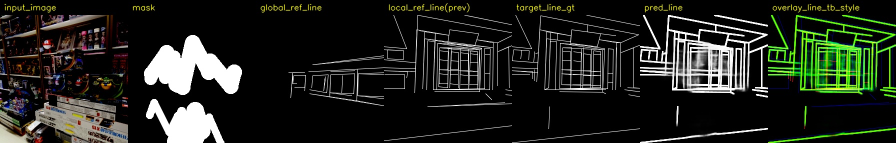
#> input picture manual_val_tb_collage.jpg, 1792 x 286 px (shown at 1/2 size)
$ python overlay_masks.py --imgs .. --masks .. --output out
#> lines starting #> are read from the running program, lines starting #| are printed output that depends on the picture; after the words box and inside, x2 and y2 are one past the last pixel; in counts of white or black regions, pixels touching at a corner belong together
#!/usr/bin/env python3
# -*- coding: utf-8 -*-

"""
Overlay/fill masks on images using natural-order matching.

Default behavior keeps the original visualization style:
    mask region -> transparent green overlay with alpha=0.3

If you need images for previous --image_url experiments where masked regions
are covered by opaque white, explicitly pass --mode white.

Examples:
    # Default: transparent green visualization, alpha=0.3
    python overlay_masks_white.py \
        --imgs ./images \
        --masks ./masks \
        -o ./vis_green

    # Opaque white images for --image_url inference input:
    python overlay_masks_white.py \
        --imgs ./images \
        --masks ./masks \
        -o ./masked_white_imgs \
        --mode white \
        --save_list ./masked_white_imgs.txt
"""

import argparse
import re
from pathlib import Path

import cv2
import numpy as np


IMG_EXTS = {".png", ".jpg", ".jpeg", ".bmp", ".webp", ".tif", ".tiff"}


def natural_key(path: Path):
    """
    Natural order:
        frame_2.png < frame_10.png
    """
    name = path.as_posix()
    return [
        int(text) if text.isdigit() else text.lower()
        for text in re.split(r"(\d+)", name)
    ]


def list_images(folder: Path):
    files = [
        p for p in folder.rglob("*")
        if p.is_file() and p.suffix.lower() in IMG_EXTS
    ]
    return sorted(files, key=natural_key)


def load_mask(mask_path: Path, target_hw, threshold=127):
    """
    Read mask and convert it to bool mask.
    Pixels larger than threshold are treated as occluded regions.
    """
    mask = cv2.imread(str(mask_path), cv2.IMREAD_UNCHANGED)
    if mask is None:
        raise RuntimeError(f"Failed to read mask: {mask_path}")

    if mask.ndim == 3:
        # RGB/RGBA mask -> grayscale.
        if mask.shape[2] == 4:
            mask = mask[:, :, :3]
        mask = cv2.cvtColor(mask, cv2.COLOR_BGR2GRAY)

    h, w = target_hw
    if mask.shape[:2] != (h, w):
        mask = cv2.resize(mask, (w, h), interpolation=cv2.INTER_NEAREST)

    return mask > threshold


def fill_mask(img, mask_bool, fill_value=255):
    """
    Fill mask region with an opaque constant value.
    For white opaque mask, fill_value=255.
    """
    out = img.copy()
    fill_value = int(np.clip(fill_value, 0, 255))
    out[mask_bool] = (fill_value, fill_value, fill_value)
    return out


def overlay_green(img, mask_bool, alpha=0.3):
    """
    Overlay transparent green on mask region for visualization.
    OpenCV uses BGR, so green is (0, 255, 0).
    """
    out = img.copy()

    green = np.zeros_like(img, dtype=np.uint8)
    green[:, :] = (0, 255, 0)

    alpha = float(np.clip(alpha, 0.0, 1.0))
    blended = cv2.addWeighted(img, 1.0 - alpha, green, alpha, 0)

    out[mask_bool] = blended[mask_bool]
    return out


def make_output_path(img_path: Path, img_root: Path, out_root: Path):
    """
    Preserve the relative directory structure to avoid overwriting files
    with the same basename from different subfolders.
    """
    rel = img_path.relative_to(img_root)
    out_path = out_root / rel
    out_path.parent.mkdir(parents=True, exist_ok=True)
    return out_path


def write_list(list_path: Path, paths):
    list_path.parent.mkdir(parents=True, exist_ok=True)
    with open(list_path, "w", encoding="utf-8") as f:
        for p in paths:
            f.write(str(p.resolve()) + "\n")


def main():
    parser = argparse.ArgumentParser(
        description=(
            "Apply masks to images using natural-order matching. "
            "Default mode overlays transparent green mask visualization with alpha=0.3."
        )
    )
    parser.add_argument(
        "--imgs",
        required=True,
        type=str,
        help="Input image directory."
    )
    parser.add_argument(
        "--masks",
        required=True,
        type=str,
        help="Input mask directory."
    )
    parser.add_argument(
        "-o", "--output",
        required=True,
        type=str,
        help="Output directory."
    )
    parser.add_argument(
        "--mode",
        choices=["white", "fill", "green"],
        default="white",
        help=(
            "green: transparent green visualization; "
            "white/fill: fill mask region with an opaque constant value. Default: green"
        )
    )
    parser.add_argument(
        "--fill_value",
        type=int,
        default=255,
        help="Fill value for --mode white/fill. 255 means pure white. Default: 255"
    )
    parser.add_argument(
        "--alpha",
        type=float,
        default=0.3,
        help="Mask overlay transparency for --mode green. Default: 0.3"
    )
    parser.add_argument(
        "--mask_threshold",
        type=int,
        default=127,
        help="Mask binarization threshold. Pixels > threshold are treated as mask. Default: 127"
    )
    parser.add_argument(
        "--repeat_masks",
        action="store_true",
        help=(
            "If mask count is smaller than image count, reuse masks cyclically: "
            "image[i] <-> mask[i % len(masks)]."
        )
    )
    parser.add_argument(
        "--save_list",
        type=str,
        default="",
        help=(
            "Optional path to save an absolute-path txt list of generated images. "
            "This list can be used directly as --image_url."
        )
    )
    parser.add_argument(
        "--recursive",
        action="store_true",
        help="Compatibility argument. The script always searches recursively."
    )

    args = parser.parse_args()

    img_dir = Path(args.imgs)
    mask_dir = Path(args.masks)
    out_dir = Path(args.output)
    out_dir.mkdir(parents=True, exist_ok=True)

    if not img_dir.exists():
        raise FileNotFoundError(f"Image directory not found: {img_dir}")
    if not mask_dir.exists():
        raise FileNotFoundError(f"Mask directory not found: {mask_dir}")

    img_paths = list_images(img_dir)
    mask_paths = list_images(mask_dir)

    if len(img_paths) == 0:
        raise RuntimeError(f"No images found in: {img_dir}")
    if len(mask_paths) == 0:
        raise RuntimeError(f"No masks found in: {mask_dir}")

    if args.repeat_masks:
        n = len(img_paths)
        print(
            f"[INFO] repeat_masks=True. Processing all {n} images with "
            f"{len(mask_paths)} masks cyclically."
        )
    else:
        n = min(len(img_paths), len(mask_paths))
        if len(img_paths) != len(mask_paths):
            print(
                f"[WARN] Image count != mask count: "
                f"{len(img_paths)} images vs {len(mask_paths)} masks. "
                f"Only processing first {n} pairs. "
                f"Use --repeat_masks to process all images cyclically."
            )

    print(f"[INFO] Found {len(img_paths)} images.")
    print(f"[INFO] Found {len(mask_paths)} masks.")
    print(f"[INFO] Processing {n} pairs.")
    print(f"[INFO] Mode = {args.mode}")

    if args.mode in ("white", "fill"):
        print(f"[INFO] Fill value = {args.fill_value}")
    else:
        print(f"[INFO] Alpha = {args.alpha}")

    written_paths = []

    for i in range(n):
        img_path = img_paths[i]
        mask_path = mask_paths[i % len(mask_paths)] if args.repeat_masks else mask_paths[i]

        img = cv2.imread(str(img_path), cv2.IMREAD_COLOR)
#> img is the input picture: shape (286, 1792, 3); mean B, G, R 30.5, 37, 33.9
        if img is None:
            print(f"[WARN] Failed to read image, skip: {img_path}")
            continue

        h, w = img.shape[:2]
#> h = 286; w = 1792
        mask_bool = load_mask(mask_path, target_hw=(h, w), threshold=args.mask_threshold)
#> in load_mask, `mask = cv2.cvtColor(mask, cv2.COLOR_BGR2GRAY)`:
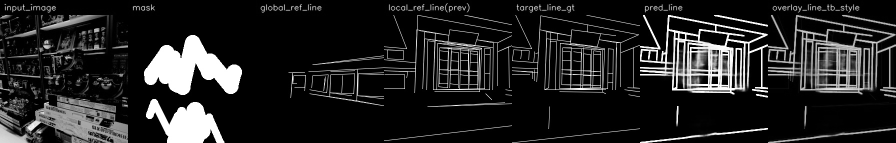
#> mask: shape (286, 1792) (shown at 1/2 size); min 0, max 255, mean 35.3
#> in load_mask, `return mask > threshold`:
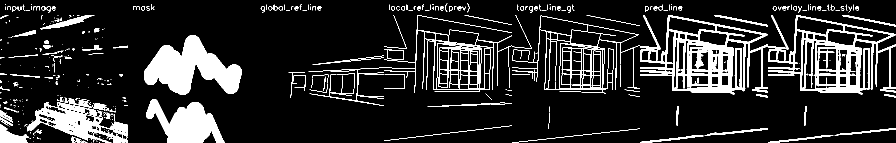
#> returned value: shape (286, 1792) bool (shown at 1/2 size); 14.1% white; 397 white regions (251 under 20 px), largest, box (x1, y1, x2, y2) and area: (1280, 30, 1577, 189) 12739, (288, 70, 484, 190) 12311, (1536, 30, 1792, 189) 10425

        if args.mode in ("white", "fill"):
            out = fill_mask(img, mask_bool, fill_value=args.fill_value)
#> in fill_mask, `out[mask_bool] = (fill_value, fill_value, fill_value)`:
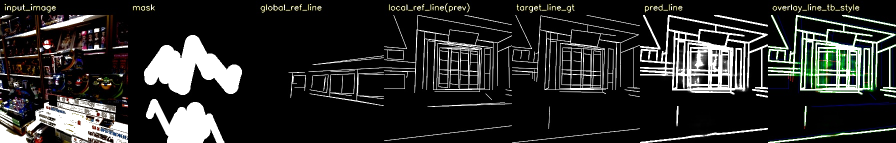
#> out: shape (286, 1792, 3) (shown at 1/2 size); 10.1% of pixels changed, all inside (x1, y1, x2, y2) = (0, 7, 1792, 286)
        else:
            out = overlay_green(img, mask_bool, alpha=args.alpha)

        out_path = make_output_path(img_path, img_dir, out_dir)
        ok = cv2.imwrite(str(out_path), out)
        if not ok:
            print(f"[WARN] Failed to write output: {out_path}")
            continue

        written_paths.append(out_path)

        print(
            f"[{i:05d}] "
            f"img={img_path.name}  "
            f"mask={mask_path.name}  "
            f"-> {out_path.relative_to(out_dir)}"
        )

    if args.save_list:
        write_list(Path(args.save_list), written_paths)
        print(f"[INFO] Saved generated image list: {Path(args.save_list).resolve()}")

    print(f"[DONE] Wrote {len(written_paths)} images to: {out_dir.resolve()}")


if __name__ == "__main__":
    main()
